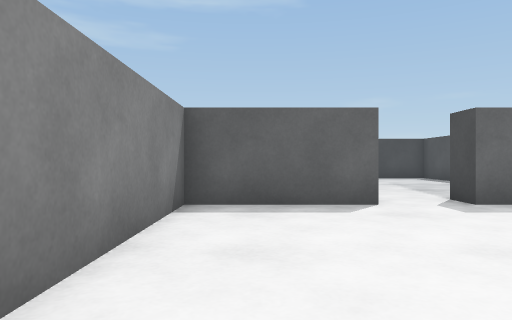
[1] (above)

12 first-person views from a walk through a scene from a Unity 3-D project. The camera is 0.46 m above the floor, looks level and sees 70° across. The floor is counted in squares, 0.5 m on a side. Each view is taken from the middle of a square. On the plan, view 1 faces up. The plan holds only what a view shows up to about 12 squares ahead; the rest is blank. The player character is not drawn.

[2]
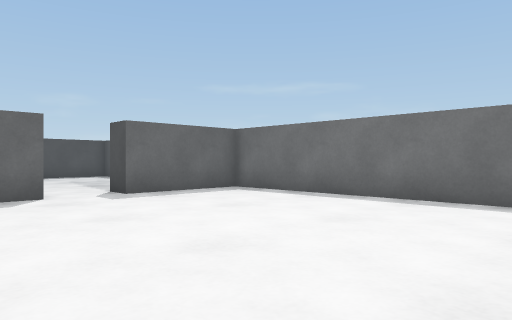

[3]
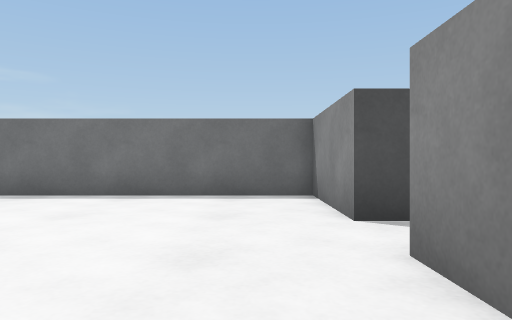

[4]
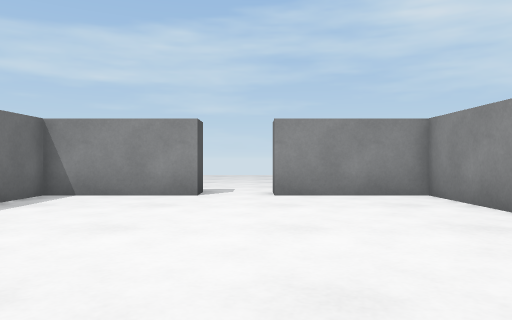

[5]
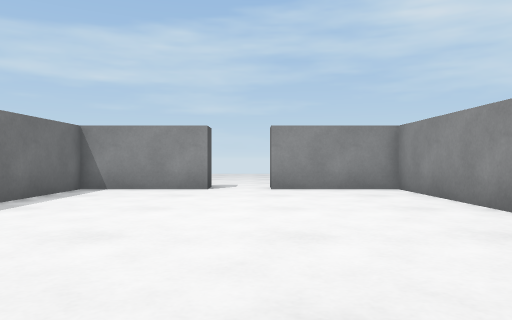

[6]
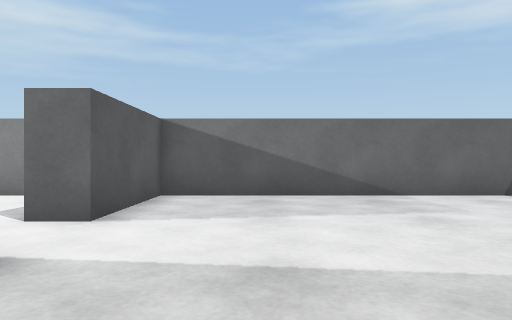

[7]
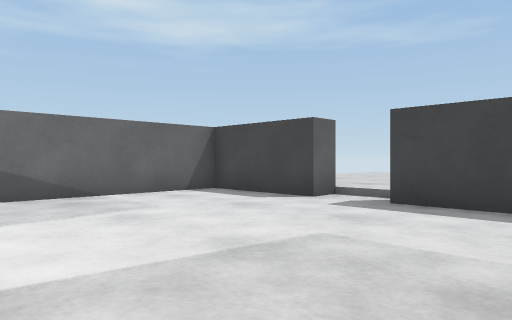

[8]
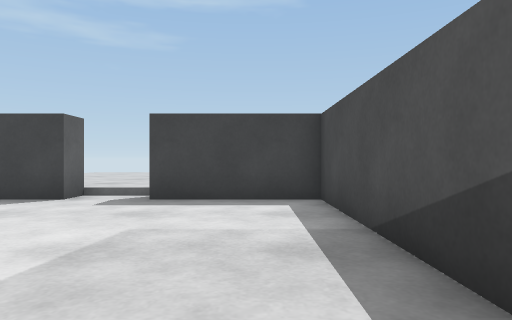

[9]
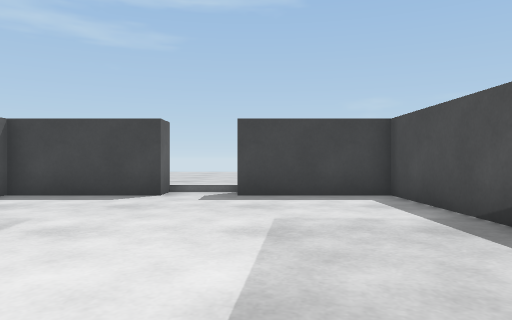

[10]
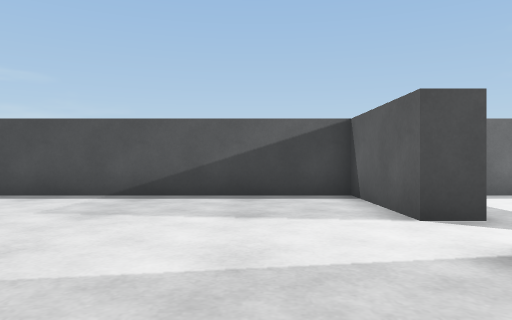

[11]
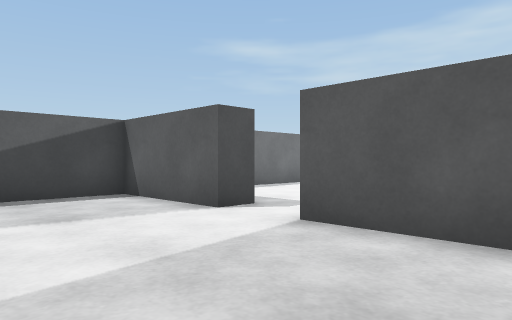

[12]
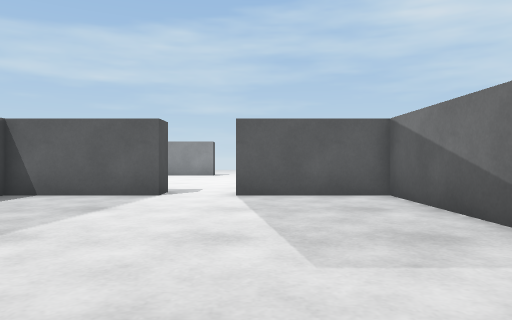

### Floor plan
Ten units are one square. View 1 is at (0, 0); x grows to the right and y downward. Boxes are objects, and circles mark ways between rooms. Rooms are numbered by the first view taken in them; rooms with no view inside come last. Other rooms are left out.
<svg viewBox="-20 -201 110 246">
<path fill="none" stroke="#000" d="M45 35 85 35 85 -65M25 -85 25 -75 -15 -75 -15 35 25 35M75 -75 45 -75 45 -85M25 -196 25 -185 -15 -185 -15 -85 25 -85M45 -85 85 -85 85 -185 45 -185"/>
<circle cx="35" cy="-80" r="3" fill="#2a7"/>
<text x="30" y="-20">1</text>
<text x="30" y="-140">2</text>
</svg>
Room 1 opens to room 2.

Where each view was taken, in squares from view 1:
view 1: 0 up, 0 right, facing up
view 2: 2 down, 0 right, facing up-right
view 3: 2 down, 1 left, facing right
view 4: 6 up, 3 right, facing down
view 5: 8 up, 3 right, facing down
view 6: 11 up, 8 right, facing left
view 7: 11 up, 8 right, facing up-left
view 8: 10 up, 7 right, facing up
view 9: 9 up, 5 right, facing up
view 10: 11 up, 1 left, facing right
view 11: 13 up, 1 left, facing down-right
view 12: 18 up, 2 right, facing down
